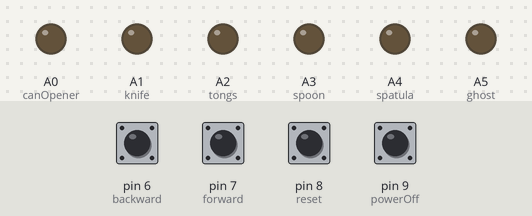
A sketch run on a simulated Arduino Uno, built with avr-gcc and run on an emulated ATmega328P. Shown: output pins drawn as LEDs (lit = HIGH). The test bench sets the inputs (shaded band); at power-on: pin 6 (backward), pin 7 (forward), pin 8 (reset), pin 9 (powerOff) HIGH.

Above: at 1.2 s.
1.3 s: pin 7 (forward) pulled LOW for 0.15 s
At 1.7 s:
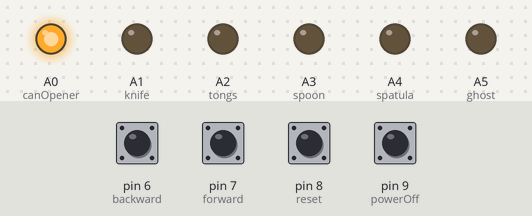
2.9 s: pin 7 (forward) pulled LOW for 1 s
At 4.1 s:
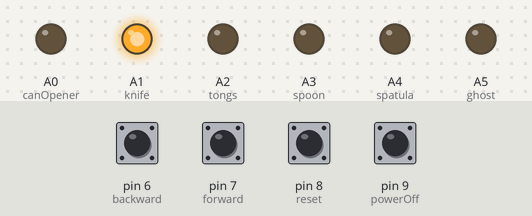
5.4 s: pin 7 (forward) pulled LOW for 0.15 s
At 6.0 s:
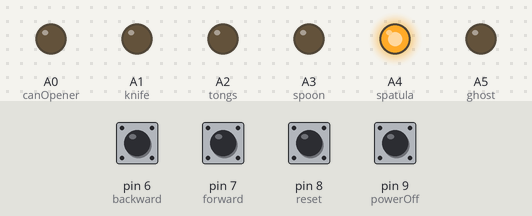
7.0 s: pin 7 (forward) pulled LOW for 0.15 s
At 8.2 s:
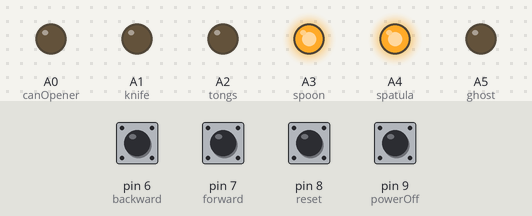
8.6 s: pin 7 (forward) pulled LOW for 1 s
At 9.6 s:
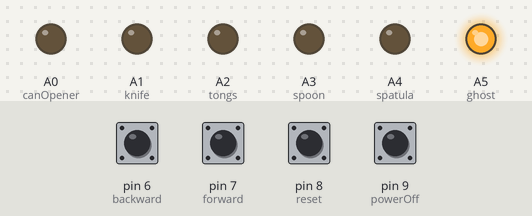
11.1 s: pin 7 (forward) pulled LOW for 0.15 s
At 11.5 s:
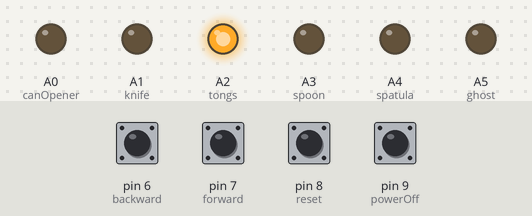
Timing chart, 0 to 13.7 s (numbered marks = the images above; inputs shaded):
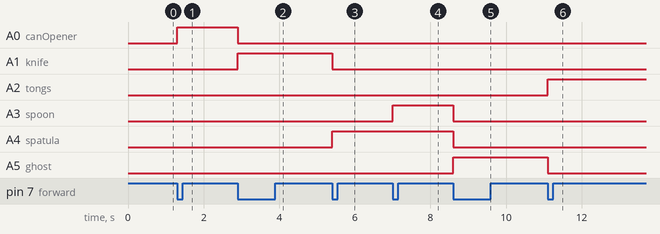

The sketch:

CARL_IDE_VERS.ino
```cpp
//Varible delarations//
#define recipe1 2
#define recipe2 3
#define recipe3 4
#define recipe4 5

#define backward 6
#define forward 7
#define reset 8
#define powerOff 9
#define canOpener A0
#define knife A1
#define tongs A2
#define spoon A3
#define spatula A4
#define ghost A5
int recipeSelector = 0;
//Recipe class
class Recipe{
  //list of numbers corresponding to the tool lights
  //used to light up the LEDs in order
  public:byte instructionList[6][5];
  //step used to navigate through instructionList
  public:int step = 0;
  bool firstLoop = true;
  int max;
  void stepLight(int lowHigh){
    for(int i = 0; i < sizeof(instructionList[step])/sizeof(byte); i++){
      if(lowHigh == 0){
          digitalWrite(instructionList[step][i], LOW);
        }
        else{
          digitalWrite(instructionList[step][i], HIGH);
        }
      }
  }
  void nextStep(){
    if(step == 0 && firstLoop == true){
      stepLight(1);
      firstLoop = false;
    }
    else if(step != max - 1){
      stepLight(0);
      step++;
      stepLight(1);
    }
  }
  void prevStep(){
    if(step != 0){
      stepLight(0);
      step--;
      stepLight(1);
    }
  }
  void resetStep(){
    stepLight(0);
    step = 0;
    stepLight(1);
  }
  void stop(){
    stepLight(0);
    step = 0;
    firstLoop = true;
  }
};

bool looper = true;
bool wasLow = false;
Recipe burito;
Recipe recipeList[9];

void setup() {
// Buttons //
pinMode(backward, INPUT_PULLUP);
pinMode(forward, INPUT_PULLUP);
pinMode(reset, INPUT_PULLUP);
pinMode(powerOff, INPUT_PULLUP);

pinMode(recipe1, INPUT_PULLUP);
pinMode(recipe2, INPUT_PULLUP);
pinMode(recipe3, INPUT_PULLUP);
pinMode(recipe4, INPUT_PULLUP);

//Leds//
pinMode(canOpener, OUTPUT);
pinMode(knife, OUTPUT);
pinMode(tongs, OUTPUT);
pinMode(spoon, OUTPUT);
pinMode(spatula, OUTPUT);
pinMode(ghost, OUTPUT);
//pinMode(led5, OUTPUT);
//setting up the burito recipe
burito.max = 6;
burito.instructionList[0][0] = canOpener;
burito.instructionList[1][0] = knife;
burito.instructionList[2][0] = spatula;
burito.instructionList[3][0] = spatula;
burito.instructionList[3][1] = spoon;
burito.instructionList[4][0] = ghost;
burito.instructionList[5][0] = tongs;
recipeList[0] = burito;
}

void loop() {
  if(looper){
    if(digitalRead(forward) == LOW && !wasLow){
      recipeList[recipeSelector].nextStep();
      wasLow = true;
    }
    if(digitalRead(backward) == LOW && !wasLow){
      recipeList[recipeSelector].prevStep();
      wasLow = true;
    }
    if(digitalRead(reset) == LOW && !wasLow){
      recipeList[recipeSelector].resetStep();
      wasLow = true;
    }
    if(digitalRead(powerOff) == LOW && !wasLow){
      recipeList[recipeSelector].stop();
      looper = false;
    }
    if(digitalRead(backward) == HIGH && digitalRead(forward) == HIGH && digitalRead(reset) == HIGH){
      wasLow = false;
    }
  }
  if(!looper){
    if(digitalRead(powerOff) == LOW && !wasLow){
      looper = true;
    }
  }
}
```

Measured:
- after the input at 1.3 s, A0 (canOpener): LOW → HIGH at once
- after the input at 2.9 s, A0 (canOpener): HIGH → LOW at once; A1 (knife): LOW → HIGH at once
- after the input at 5.4 s, A1 (knife): HIGH → LOW at once; A4 (spatula): LOW → HIGH at once
- after the input at 7.0 s, A3 (spoon): LOW → HIGH at once
- after the input at 8.6 s, A3 (spoon), A4 (spatula): HIGH → LOW at once; A5 (ghost): LOW → HIGH at once
- after the input at 11.1 s, A2 (tongs): LOW → HIGH at once; A5 (ghost): HIGH → LOW at once
